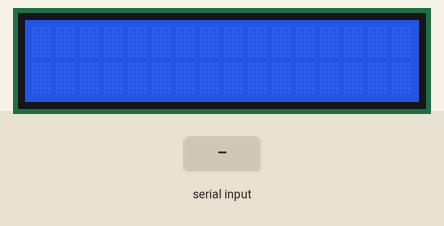
Recording of a sketch running on a simulated Arduino Uno, built with avr-gcc and run on an emulated ATmega328P. On the bench: 16×2 character LCD. Inputs (shaded band) come from the test bench. What the sketch prints to the serial monitor is not drawn.

Above: at 1.2 s.
1.3 s: "1" received over Serial
At 4.31 s:
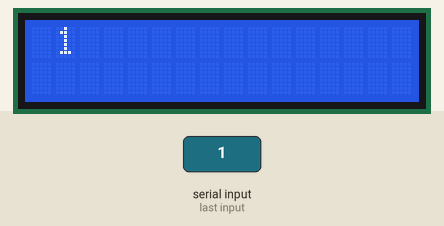
At 4.72 s:
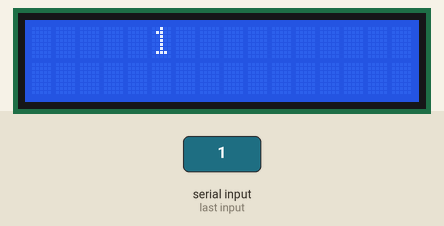
Timing chart, 0 to 6.2 s (numbered marks = the images above; inputs shaded):
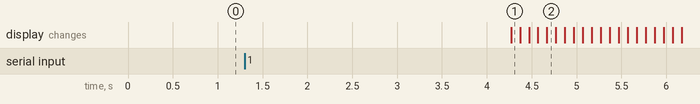

The sketch:

LCDLeftRight.ino
```cpp
/*
    2021 - 05 - 30
    LCD 문자 좌우로 움직이기
    by iknam
*/
#include <LiquidCrystal.h>

const int rs = 4, en = 6, d4 = 10, d5 = 11, d6 = 12, d7 = 13;

LiquidCrystal lcd(rs, en, d4, d5, d6, d7);

int sLen; // 문자열 길이
String str;

void setup()
{
  Serial.begin(9600);
  lcd.begin(16, 2);
}

void loop()
{
  if (Serial.available() > 0)
  {
      str = Serial.readString();
      Serial.println(str);
      lcd.clear();
      lcd.print(str);
      sLen = str.length();
  }

  for(int i = 0; i < 16 - sLen; i++)
  {
    lcd.scrollDisplayRight();
    delay(100);
  }

  for(int i = 0; i < 16 - sLen; i++)
  {
    lcd.scrollDisplayLeft();
    delay(100);
  }
}
```

Measured:
- after the input at 1.3 s, the display: changes after 3.0 s (image 1)
